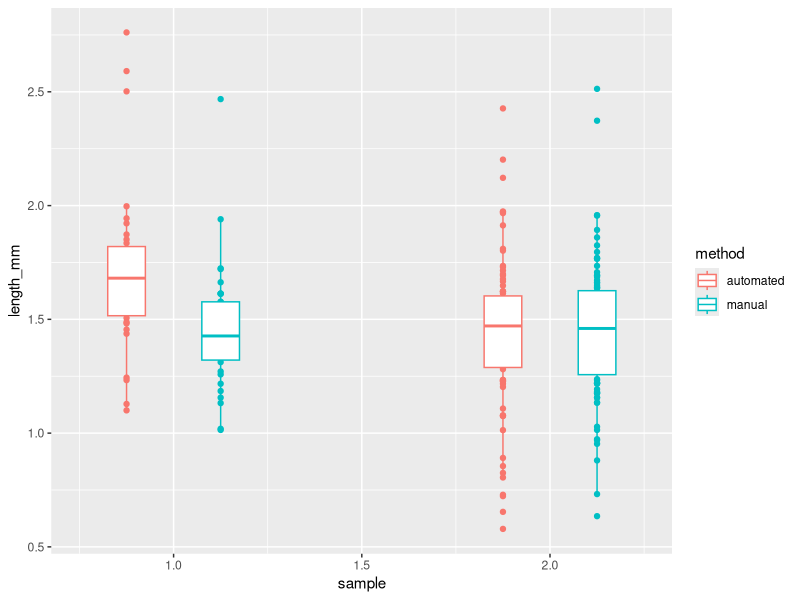

Here is the R script that generated this plot:
library(tidyverse)

image_j_tech_test <- read_csv("data/image_j_tech_test.csv")


image_j_tech_test %>% 
  ggplot(aes(x = sample, y = length_mm, color = method)) + 
  geom_point(position = position_dodge(width = 0.5)) + 
  geom_boxplot(outlier.shape = NA, aes(group = interaction(sample, method)),
               position = position_dodge(width = 0.5),
               width = 0.2)
